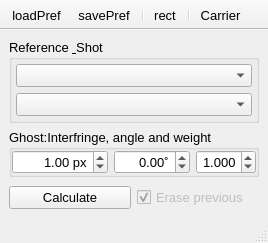
<?xml version="1.0" encoding="UTF-8"?>
<ui version="4.0">
 <class>nGhost</class>
 <widget class="QMainWindow" name="nGhost">
  <property name="geometry">
   <rect>
    <x>0</x>
    <y>0</y>
    <width>268</width>
    <height>243</height>
   </rect>
  </property>
  <property name="font">
   <font>
    <pointsize>10</pointsize>
   </font>
  </property>
  <property name="windowTitle">
   <string>Ghost</string>
  </property>
  <property name="iconSize">
   <size>
    <width>20</width>
    <height>20</height>
   </size>
  </property>
  <property name="unifiedTitleAndToolBarOnMac">
   <bool>true</bool>
  </property>
  <widget class="QWidget" name="centralwidget">
   <layout class="QGridLayout" name="gridLayout">
    <item row="0" column="0">
     <widget class="QGroupBox" name="groupBox_14">
      <property name="title">
       <string>Reference &amp; Shot</string>
      </property>
      <layout class="QVBoxLayout" name="verticalLayout">
       <property name="leftMargin">
        <number>4</number>
       </property>
       <property name="topMargin">
        <number>4</number>
       </property>
       <property name="rightMargin">
        <number>4</number>
       </property>
       <property name="bottomMargin">
        <number>4</number>
       </property>
       <item>
        <widget class="QComboBox" name="ref">
         <property name="neutrinoImage" stdset="0">
          <bool>true</bool>
         </property>
        </widget>
       </item>
       <item>
        <widget class="QComboBox" name="shot">
         <property name="toolTip">
          <string>Shot</string>
         </property>
         <property name="neutrinoImage" stdset="0">
          <bool>true</bool>
         </property>
        </widget>
       </item>
      </layout>
     </widget>
    </item>
    <item row="1" column="0">
     <widget class="QGroupBox" name="carrierBox">
      <property name="title">
       <string>Ghost:Interfringe, angle and weight</string>
      </property>
      <layout class="QGridLayout" name="gridLayout_3" columnstretch="1,0,0">
       <property name="leftMargin">
        <number>0</number>
       </property>
       <property name="topMargin">
        <number>0</number>
       </property>
       <property name="rightMargin">
        <number>0</number>
       </property>
       <property name="bottomMargin">
        <number>0</number>
       </property>
       <item row="0" column="1">
        <widget class="QDoubleSpinBox" name="angleCarrier">
         <property name="alignment">
          <set>Qt::AlignRight|Qt::AlignTrailing|Qt::AlignVCenter</set>
         </property>
         <property name="suffix">
          <string>˚</string>
         </property>
         <property name="decimals">
          <number>2</number>
         </property>
         <property name="minimum">
          <double>-360.000000000000000</double>
         </property>
         <property name="maximum">
          <double>360.000000000000000</double>
         </property>
         <property name="singleStep">
          <double>1.000000000000000</double>
         </property>
         <property name="neutrinoSave" stdset="0">
          <bool>true</bool>
         </property>
        </widget>
       </item>
       <item row="0" column="0">
        <widget class="QDoubleSpinBox" name="widthCarrier">
         <property name="alignment">
          <set>Qt::AlignRight|Qt::AlignTrailing|Qt::AlignVCenter</set>
         </property>
         <property name="suffix">
          <string> px</string>
         </property>
         <property name="decimals">
          <number>2</number>
         </property>
         <property name="minimum">
          <double>-9999.000000000000000</double>
         </property>
         <property name="maximum">
          <double>9999.000000000000000</double>
         </property>
         <property name="singleStep">
          <double>1.000000000000000</double>
         </property>
         <property name="value">
          <double>1.000000000000000</double>
         </property>
         <property name="neutrinoSave" stdset="0">
          <bool>true</bool>
         </property>
        </widget>
       </item>
       <item row="0" column="2">
        <widget class="QDoubleSpinBox" name="weightCarrier">
         <property name="toolTip">
          <string>Frequency weight (&lt;0 for lower freq; &gt;0 for higher freq)</string>
         </property>
         <property name="alignment">
          <set>Qt::AlignRight|Qt::AlignTrailing|Qt::AlignVCenter</set>
         </property>
         <property name="decimals">
          <number>3</number>
         </property>
         <property name="minimum">
          <double>0.000000000000000</double>
         </property>
         <property name="maximum">
          <double>9.900000000000000</double>
         </property>
         <property name="singleStep">
          <double>0.010000000000000</double>
         </property>
         <property name="value">
          <double>1.000000000000000</double>
         </property>
         <property name="neutrinoSave" stdset="0">
          <bool>true</bool>
         </property>
        </widget>
       </item>
      </layout>
     </widget>
    </item>
    <item row="2" column="0">
     <widget class="QWidget" name="widget_3" native="true">
      <layout class="QGridLayout" name="gridLayout_2">
       <property name="leftMargin">
        <number>0</number>
       </property>
       <property name="topMargin">
        <number>0</number>
       </property>
       <property name="rightMargin">
        <number>0</number>
       </property>
       <property name="bottomMargin">
        <number>0</number>
       </property>
       <item row="2" column="1">
        <widget class="QCheckBox" name="erasePrevious">
         <property name="enabled">
          <bool>false</bool>
         </property>
         <property name="font">
          <font>
           <pointsize>10</pointsize>
          </font>
         </property>
         <property name="text">
          <string>Erase previous</string>
         </property>
         <property name="checked">
          <bool>true</bool>
         </property>
         <property name="neutrinoSave" stdset="0">
          <bool>true</bool>
         </property>
        </widget>
       </item>
       <item row="2" column="0">
        <widget class="QPushButton" name="doGhost">
         <property name="font">
          <font>
           <pointsize>10</pointsize>
          </font>
         </property>
         <property name="text">
          <string>Calculate</string>
         </property>
        </widget>
       </item>
      </layout>
     </widget>
    </item>
   </layout>
  </widget>
  <widget class="QStatusBar" name="statusbar">
   <property name="font">
    <font>
     <pointsize>10</pointsize>
    </font>
   </property>
  </widget>
  <widget class="QToolBar" name="toolBar">
   <property name="windowTitle">
    <string>toolBar</string>
   </property>
   <property name="movable">
    <bool>false</bool>
   </property>
   <property name="floatable">
    <bool>false</bool>
   </property>
   <attribute name="toolBarArea">
    <enum>TopToolBarArea</enum>
   </attribute>
   <attribute name="toolBarBreak">
    <bool>false</bool>
   </attribute>
   <addaction name="actionLoadPref"/>
   <addaction name="actionSavePref"/>
   <addaction name="separator"/>
   <addaction name="actionRect"/>
   <addaction name="separator"/>
   <addaction name="actionCarrier"/>
  </widget>
  <action name="actionRect">
   <property name="icon">
    <iconset>
     <normaloff>:icons//rect.png</normaloff>:icons//rect.png</iconset>
   </property>
   <property name="text">
    <string>rect</string>
   </property>
   <property name="toolTip">
    <string>Show region</string>
   </property>
  </action>
  <action name="actionSavePref">
   <property name="icon">
    <iconset>
     <normaloff>:icons//savePref.png</normaloff>:icons//savePref.png</iconset>
   </property>
   <property name="text">
    <string>savePref</string>
   </property>
   <property name="toolTip">
    <string>Save Preferences</string>
   </property>
  </action>
  <action name="actionLoadPref">
   <property name="icon">
    <iconset>
     <normaloff>:icons//loadPref.png</normaloff>:icons//loadPref.png</iconset>
   </property>
   <property name="text">
    <string>loadPref</string>
   </property>
   <property name="toolTip">
    <string>Load Preferences</string>
   </property>
  </action>
  <action name="actionCarrier">
   <property name="icon">
    <iconset resource="../qrc/icons.qrc">
     <normaloff>:/icons/refresh2.png</normaloff>:/icons/refresh2.png</iconset>
   </property>
   <property name="text">
    <string>Carrier</string>
   </property>
   <property name="toolTip">
    <string>Guess carrier interfringe and angle</string>
   </property>
  </action>
 </widget>
 <tabstops>
  <tabstop>shot</tabstop>
  <tabstop>widthCarrier</tabstop>
  <tabstop>angleCarrier</tabstop>
  <tabstop>doGhost</tabstop>
  <tabstop>erasePrevious</tabstop>
 </tabstops>
 <resources>
  <include location="../resources/icons/icons.qrc"/>
 </resources>
 <connections/>
</ui>
